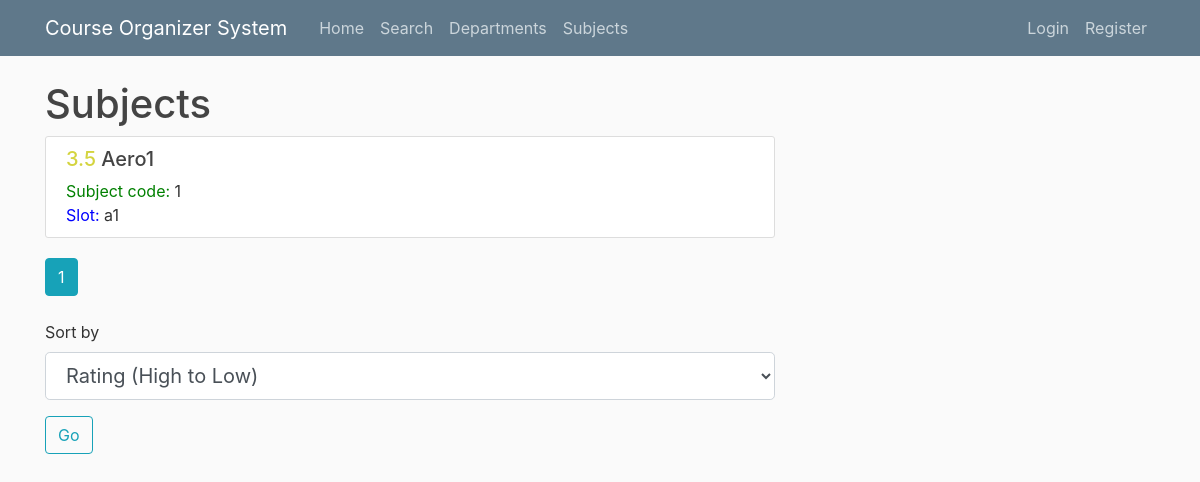
The page /subjects on the database as committed earlier.
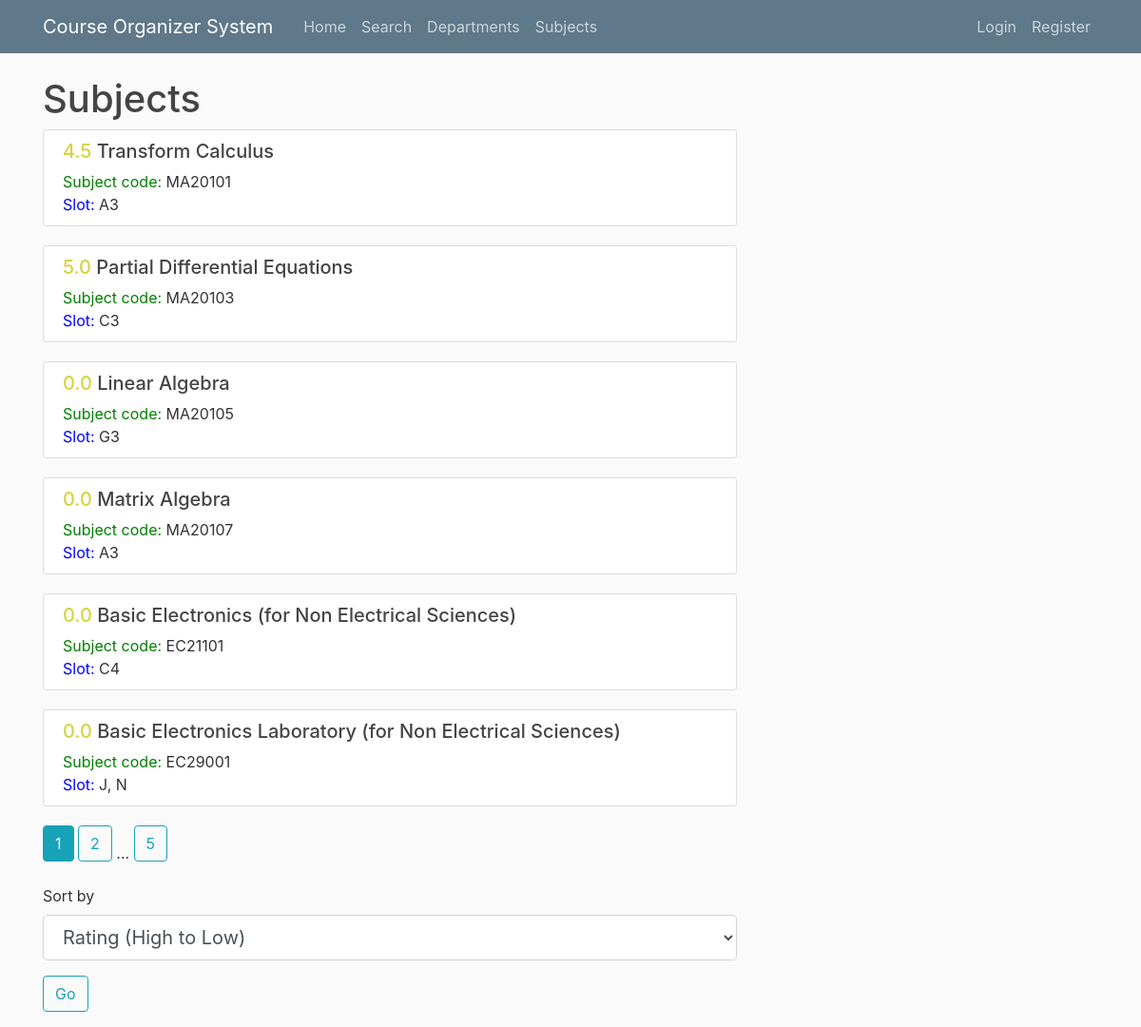
The same page on the database as committed later.
### cos/models.py (models this page shows, shortened)
class Subject(db.Model):
    id = db.Column(db.Integer, primary_key=True)
    code = db.Column(db.String(10), nullable=True)
    slot = db.Column(db.String(3), nullable=True)
    title = db.Column(db.String(100), nullable=False)
    content = db.Column(db.Text, nullable=True)
    average_rating = db.Column(db.Float, nullable=True, default=0)
    department_id = db.Column(db.Integer, db.ForeignKey(
        'department.id'), nullable=False)
    user_id = db.Column(db.Integer, db.ForeignKey('user.id'), nullable=True)
    reviews = db.relationship('Review', backref='receiver', lazy=True)

### cos/routes.py (the view, shortened to what this page needs)
@app.route("/subjects", methods=['POST', 'GET'])
def subjects():
    form = SortForm()
    page = request.args.get('page', 1, type=int)
    subjects = Subject.query.paginate(page=page, per_page=6)
    return render_template('subjects.html', subjects=subjects, form=form)

### cos/forms.py
class SortForm(FlaskForm):
    sort = SelectField('Sort by', coerce=int, choices=[(1, 'Rating (High to Low)'), (
        2, 'Rating (Low to High)'), (3, 'Title (alphabetical order)'), (4, 'Subject Code')])
    submit = SubmitField('Go')

### cos/templates/subjects.html
{% extends "layout.html" %}
{% block content %}
    <h1>Subjects</h1>
    {% for subject in subjects.items %}
        <article class="media content-section">
          <div class="media-body">
            <h2 style="font-size:20px"><a class="article-title" href="{{ url_for('view_subject_details', subject_title=subject.title) }}"><font color="d4d43f">{{ subject.average_rating }} </font>{{ subject.title }}</a></h2>
            <a class="article-content"><font color="green">Subject code:</font> {{ subject.code }}</a>
            <br>
            <a class="article-content"><font color="blue">Slot:</font> {{ subject.slot }}</a>
          </div>
        </article>
    {% endfor %}
    {% for page_num in subjects.iter_pages(left_edge=1, right_edge=1, left_current=1, right_current=2) %}
      {% if page_num %}
        {% if subjects.page == page_num %}
          <a class="btn btn-info mb-4" href="{{ url_for('subjects', page=page_num) }}">{{ page_num }}</a>
        {% else %}
          <a class="btn btn-outline-info mb-4" href="{{ url_for('subjects', page=page_num) }}">{{ page_num }}</a>
        {% endif %}
      {% else %}
        ...
      {% endif %}
    {% endfor %}
        <form method="POST" action="" enctype="multipart/form-data">
        <div class="form-group">
                    {{ form.sort.label(class="form-control-label") }}
                    {% if form.sort.errors %}
                        {{ form.sort(class="form-control form-control-lg is-invalid") }}
                        <div class="invalid-feedback">
                            {% for error in form.sort.errors %}
                                <span>{{ error }}</span>
                            {% endfor %}
                        </div>
                    {% else %}
                        {{ form.sort(class="form-control form-control-lg") }}
                    {% endif %}
                  </div>
                  <div class="form-group">
                {{ form.submit(class="btn btn-outline-info") }}
                </div>
              </form>
{% endblock content %}

### cos/templates/layout.html (shortened to what this page needs)
<!DOCTYPE html>
<html>
<head>
    <link rel="stylesheet" href="https://maxcdn.bootstrapcdn.com/bootstrap/4.0.0/css/bootstrap.min.css">
    <link rel="stylesheet" type="text/css" href="{{ url_for('static', filename='main.css') }}">
</head>
<body>
    <header class="site-header">
      <nav class="navbar navbar-expand-md navbar-dark bg-steel fixed-top">
        <div class="container">
          <a class="navbar-brand mr-4" href="/">Course Organizer System</a>
          <div class="collapse navbar-collapse" id="navbarToggle">
            <div class="navbar-nav mr-auto">
              <a class="nav-item nav-link" href="{{ url_for('home') }}">Home</a>
              <a class="nav-item nav-link" href="{{ url_for('search') }}">Search</a>
              <a class="nav-item nav-link" href="{{ url_for('departments') }}">Departments</a>
              <a class="nav-item nav-link" href="{{ url_for('subjects') }}">Subjects</a>
            </div>
            <div class="navbar-nav">
              {% if current_user.is_authenticated %}
                <a class="nav-item nav-link" href="{{ url_for('account') }}">Account</a>
                <a class="nav-item nav-link" href="{{ url_for('user_posts', username = current_user.username) }}">Profile</a>
                <a class="nav-item nav-link" href="{{ url_for('students') }}">Students</a>
                <a class="nav-item nav-link" href="{{ url_for('teachers') }}">Teachers</a>
                {% if current_user.id == 1 %}
                  <a class="nav-item nav-link" href="{{ url_for('admin') }}">Admin</a>
                {% endif %}
                <a class="nav-item nav-link" href="{{ url_for('logout') }}">Logout</a>
              {% else %}
                <a class="nav-item nav-link" href="{{ url_for('login') }}">Login</a>
                <a class="nav-item nav-link" href="{{ url_for('register') }}">Register</a>
              {% endif %}
            </div>
          </div>
        </div>
      </nav>
    </header>
    <main role="main" class="container">
      <div class="row">
        <div class="col-md-8">
          {% block content %}{% endblock %}
      </div>
    </main>
</body>
</html>

### cos/static/main.css (style rules this page uses)
body { background: #fafafa; color: #333333; margin-top: 5rem; }
h1, h2, h3, h4, h5, h6 { color: #444444; }
.bg-steel { background-color: #5f788a; }
.site-header .navbar-nav .nav-link { color: #cbd5db; }
.content-section { background: #ffffff; padding: 10px 20px; border: 1px solid #dddddd; border-radius: 3px; margin-bottom: 20px; }
.article-title { color: #444444; }
.article-content { white-space: pre-line; }

Rows that differ between the two databases and show on the page:
changed Subject: average_rating "3.5" → "4.5"; title "Aero1" → "Transform Calculus"; code "1" → "MA20101"; slot "a1" → "A3"
added Subject: average_rating "5.0", title "Partial Differential Equations", code "MA20103", slot "C3"
added Subject: average_rating "0.0", title "Linear Algebra", code "MA20105", slot "G3"
added Subject: average_rating "0.0", title "Matrix Algebra", code "MA20107", slot "A3"
added Subject: average_rating "0.0", title "Basic Electronics (for Non Electrical Sciences)", code "EC21101", slot "C4"
added Subject: average_rating "0.0", title "Basic Electronics Laboratory (for Non Electrical Sciences)", code "EC29001", slot "J, N"
Other text that changed with them:
new list line: "2"
new list line: "5"
